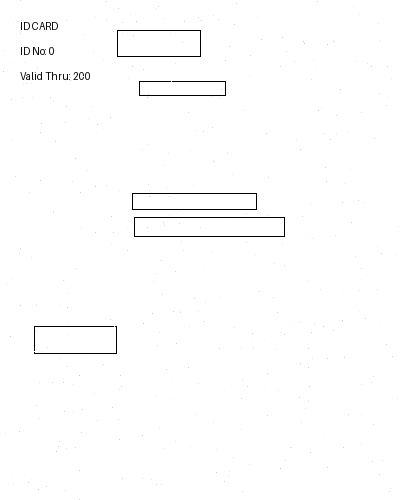
#> input picture data/raw/id_card/id_card_000.png, 400 x 500 px
$ python -i preprocess.py   (imports and definitions only)
#> lines starting #> are read from the running program, lines starting #| are printed output that depends on the picture; after the words box and inside, x2 and y2 are one past the last pixel; in counts of white or black regions, pixels touching at a corner belong together
#> in preprocess_image, image is the input picture: shape (500, 400, 3); min 0, max 255, mean 252.9
"""
src/preprocess.py

Cleans up noisy scanned document images before they go to OCR or the CNN.
Pipeline: grayscale -> denoise -> adaptive threshold -> deskew.
"""

import os
import cv2
import numpy as np


def to_grayscale(image: np.ndarray) -> np.ndarray:
    if len(image.shape) == 3:
        return cv2.cvtColor(image, cv2.COLOR_BGR2GRAY)
    return image


def denoise(image: np.ndarray) -> np.ndarray:
    """Removes salt-and-pepper / scan noise while keeping text edges sharp."""
    return cv2.fastNlMeansDenoising(image, h=10, templateWindowSize=7, searchWindowSize=21)


def adaptive_threshold(image: np.ndarray) -> np.ndarray:
    """Binarizes the image so faint or unevenly-lit text becomes crisp black/white."""
    return cv2.adaptiveThreshold(
        image, 255,
        cv2.ADAPTIVE_THRESH_GAUSSIAN_C,
        cv2.THRESH_BINARY,
        blockSize=31,
        C=15,
    )
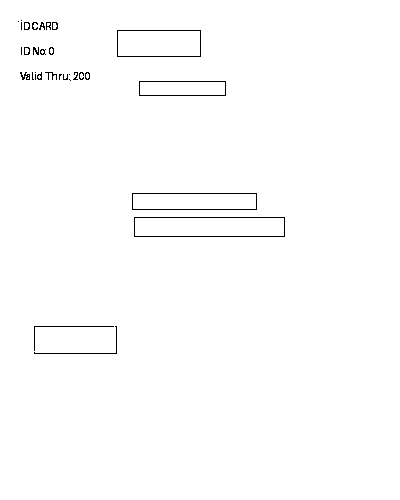
#> returned value: shape (500, 400); 99.2% white; black in thin lines or dots, all inside (x1, y1, x2, y2) = (18, 20, 285, 354)


def deskew(image: np.ndarray) -> np.ndarray:
    """
    Detects and corrects small rotation angles caused by crooked scanning.
    Works on a binarized (black text / white background) image.
    """
    coords = np.column_stack(np.where(image < 255))
#> coords = 1693 pairs, first value 20 to 353, second value 18 to 284
    if coords.shape[0] == 0:
        return image  # blank image, nothing to deskew

    angle = cv2.minAreaRect(coords)[-1]
#> angle = -87.14

    # cv2.minAreaRect returns angles in the range [-90, 0); normalize it
    if angle < -45:
        angle = -(90 + angle)
#> angle = -2.86
    else:
        angle = -angle

    (h, w) = image.shape[:2]
#> h = 500; w = 400
    center = (w // 2, h // 2)
#> center = (200, 250)
    rotation_matrix = cv2.getRotationMatrix2D(center, angle, 1.0)
#> rotation_matrix = [[0.999, -0.0499, 12.73], [0.0499, 0.999, -9.68]]
    rotated = cv2.warpAffine(
        image, rotation_matrix, (w, h),
        flags=cv2.INTER_CUBIC,
        borderMode=cv2.BORDER_REPLICATE,
    )
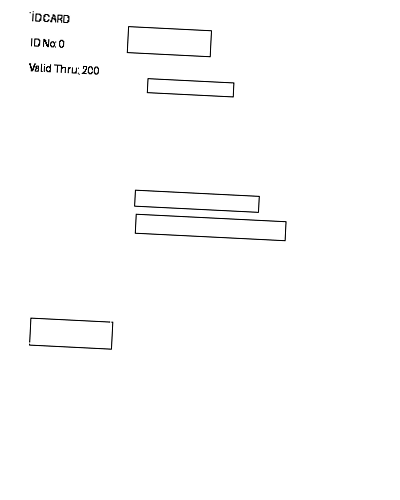
#> rotated: shape (500, 400); min 0, max 255, mean 252.6
    return rotated


def preprocess_image(image_path: str) -> np.ndarray:
    """
    Full pipeline for one image path -> cleaned, deskewed, binarized numpy array.
    Raises FileNotFoundError / ValueError on bad input so callers can catch it.
    """
    if not os.path.exists(image_path):
        raise FileNotFoundError(f"Image not found: {image_path}")

    image = cv2.imread(image_path)
    if image is None:
        raise ValueError(f"Could not read image (unsupported format?): {image_path}")

    gray = to_grayscale(image)
    clean = denoise(gray)
    binary = adaptive_threshold(clean)
    straightened = deskew(binary)
    return straightened


def preprocess_and_save(image_path: str, output_dir: str) -> str:
    """Runs preprocess_image() and writes the result to output_dir. Returns the new path."""
    os.makedirs(output_dir, exist_ok=True)
    processed = preprocess_image(image_path)
    filename = os.path.basename(image_path)
    out_path = os.path.join(output_dir, filename)
    cv2.imwrite(out_path, processed)
    return out_path


# [9 lines not run here, left out]

>>> result = preprocess_image('../data/raw/id_card/id_card_000.png')

$ run again, on data/raw/id_card/id_card_002.png
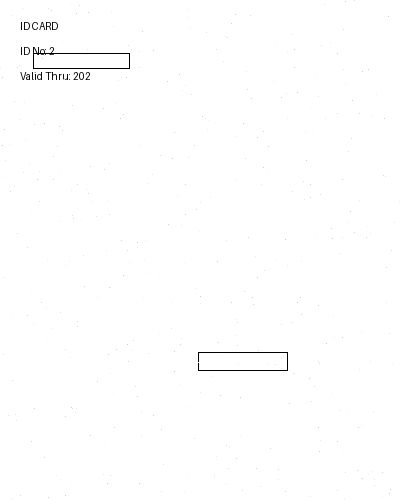
#> input picture data/raw/id_card/id_card_002.png, 400 x 500 px
#> in preprocess_image, image is the input picture: shape (500, 400, 3); min 0, max 255, mean 254
#> in adaptive_threshold, `return cv2.adaptiveThreshold( image, 255, cv2.ADAPTIVE_THRESH_GAUSSIAN..`:
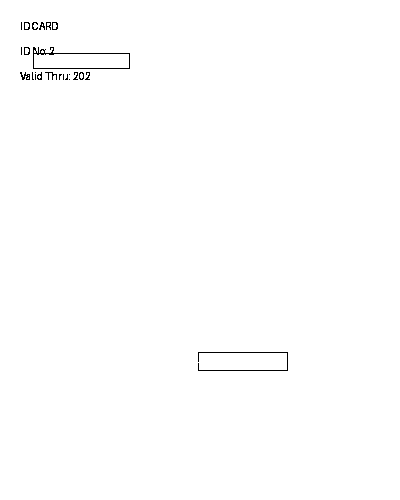
#> returned value: shape (500, 400); 99.6% white; black in thin lines or dots, all inside (x1, y1, x2, y2) = (20, 22, 288, 371)
#> coords = 854 pairs, first value 22 to 370, second value 20 to 287
#> in deskew, `angle = cv2.minAreaRect(coords)[-1]`: angle = -58.83
#> in deskew, `angle = -(90 + angle)`: angle = -31.17
#> rotation_matrix = [[0.856, -0.518, 158.2], [0.518, 0.856, -67.42]]

$ run again, on data/raw/id_card/id_card_003.png
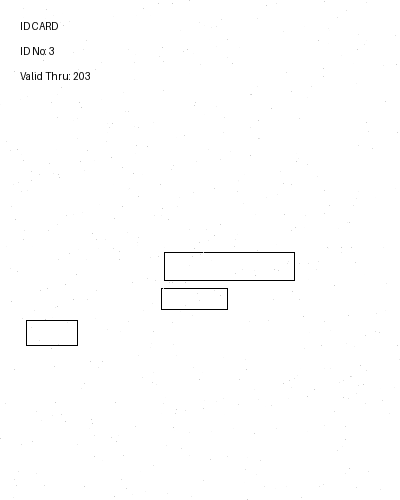
#> input picture data/raw/id_card/id_card_003.png, 400 x 500 px
#> in preprocess_image, image is the input picture: shape (500, 400, 3); min 0, max 255, mean 253.7
#> in adaptive_threshold, `return cv2.adaptiveThreshold( image, 255, cv2.ADAPTIVE_THRESH_GAUSSIAN..`:
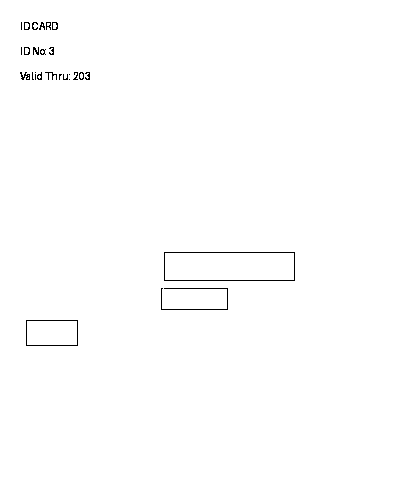
#> returned value: shape (500, 400); 99.5% white; black in thin lines or dots, all inside (x1, y1, x2, y2) = (20, 22, 295, 346)
#> coords = 1084 pairs, first value 22 to 345, second value 20 to 294
#> in deskew, `angle = cv2.minAreaRect(coords)[-1]`: angle = -88.74
#> in deskew, `angle = -(90 + angle)`: angle = -1.26
#> rotation_matrix = [[1, -0.0221, 5.56], [0.0221, 1, -4.35]]

$ run again, on data/raw/id_card/id_card_004.png
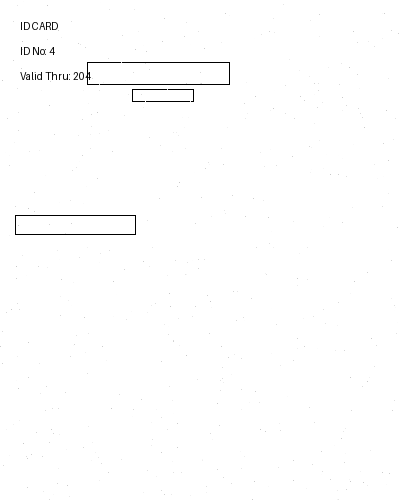
#> input picture data/raw/id_card/id_card_004.png, 400 x 500 px
#> in preprocess_image, image is the input picture: shape (500, 400, 3); min 0, max 255, mean 253.6
#> in adaptive_threshold, `return cv2.adaptiveThreshold( image, 255, cv2.ADAPTIVE_THRESH_GAUSSIAN..`:
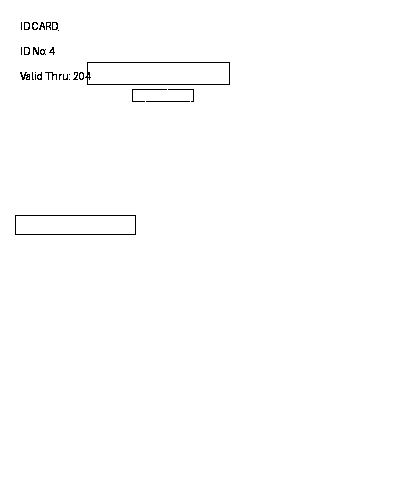
#> returned value: shape (500, 400); 99.4% white; black in thin lines or dots, all inside (x1, y1, x2, y2) = (15, 22, 230, 235)
#> coords = 1181 pairs, first value 22 to 234, second value 15 to 229
#> in deskew, `angle = cv2.minAreaRect(coords)[-1]`: angle = -1.78
#> in deskew, `angle = -angle`: angle = 1.78
#> rotation_matrix = [[1, 0.0311, -7.67], [-0.0311, 1, 6.34]]
